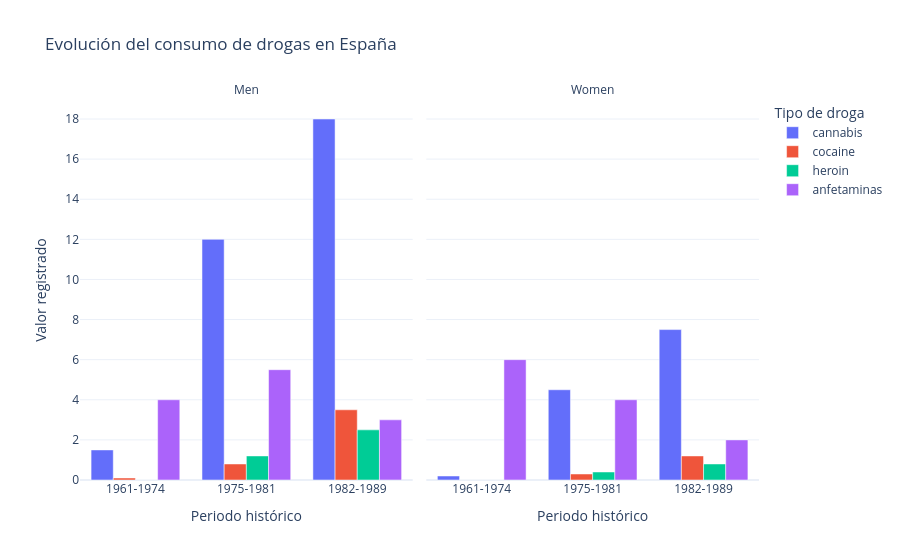

This figure's notebook cell:
### Code cell
df_drogas_largo = df_consumo_drogas_esp.melt(
    id_vars=["periodo", "gender"],
    value_vars=["cannabis","cocaine","heroin","anfetaminas"],
    var_name="droga",
    value_name="consumo"
)

orden_periodos = ["1961-1974","1975-1981","1982-1989"]

fig2 = px.bar(
    df_drogas_largo,
    x="periodo",
    y="consumo",
    color="droga",
    facet_col="gender",
    barmode="group",
    category_orders={
        "periodo": orden_periodos
    },
    title="Evolución del consumo de drogas en España",
    labels={"periodo": "Periodo histórico", "consumo": "Valor registrado", "droga": "Sustancia", "gender": "Sexo"},
    template="plotly_white"
)

fig2.for_each_annotation(lambda a: a.update(text=a.text.split("=")[-1]))

fig2.update_layout(hovermode="x unified", legend_title="Tipo de droga")

fig2.show()

### Figure 1 — Plotly figure (JSON) as saved in the notebook; plotly's stock layout.template omitted (floating-point values rounded to 4 significant figures)
{"data": [{"alignmentgroup": "True", "hovertemplate": "Sustancia=cannabis<br>Sexo=Men<br>Periodo histórico=%{x}<br>Valor registrado=%{y}<extra></extra>", "legendgroup": "cannabis", "marker": {"color": "#636efa", "pattern": {"shape": ""}}, "name": "cannabis", "offsetgroup": "cannabis", "orientation": "v", "showlegend": true, "textposition": "auto", "type": "bar", "x": ["1961-1974", "1975-1981", "1982-1989"], "xaxis": "x", "y": [1.5, 12.0, 18.0], "yaxis": "y"}, {"alignmentgroup": "True", "hovertemplate": "Sustancia=cannabis<br>Sexo=Women<br>Periodo histórico=%{x}<br>Valor registrado=%{y}<extra></extra>", "legendgroup": "cannabis", "marker": {"color": "#636efa", "pattern": {"shape": ""}}, "name": "cannabis", "offsetgroup": "cannabis", "orientation": "v", "showlegend": false, "textposition": "auto", "type": "bar", "x": ["1961-1974", "1975-1981", "1982-1989"], "xaxis": "x2", "y": [0.2, 4.5, 7.5], "yaxis": "y2"}, {"alignmentgroup": "True", "hovertemplate": "Sustancia=cocaine<br>Sexo=Men<br>Periodo histórico=%{x}<br>Valor registrado=%{y}<extra></extra>", "legendgroup": "cocaine", "marker": {"color": "#EF553B", "pattern": {"shape": ""}}, "name": "cocaine", "offsetgroup": "cocaine", "orientation": "v", "showlegend": true, "textposition": "auto", "type": "bar", "x": ["1961-1974", "1975-1981", "1982-1989"], "xaxis": "x", "y": [0.1, 0.8, 3.5], "yaxis": "y"}, {"alignmentgroup": "True", "hovertemplate": "Sustancia=cocaine<br>Sexo=Women<br>Periodo histórico=%{x}<br>Valor registrado=%{y}<extra></extra>", "legendgroup": "cocaine", "marker": {"color": "#EF553B", "pattern": {"shape": ""}}, "name": "cocaine", "offsetgroup": "cocaine", "orientation": "v", "showlegend": false, "textposition": "auto", "type": "bar", "x": ["1961-1974", "1975-1981", "1982-1989"], "xaxis": "x2", "y": [0.0, 0.3, 1.2], "yaxis": "y2"}, {"alignmentgroup": "True", "hovertemplate": "Sustancia=heroin<br>Sexo=Men<br>Periodo histórico=%{x}<br>Valor registrado=%{y}<extra></extra>", "legendgroup": "heroin", "marker": {"color": "#00cc96", "pattern": {"shape": ""}}, "name": "heroin", "offsetgroup": "heroin", "orientation": "v", "showlegend": true, "textposition": "auto", "type": "bar", "x": ["1961-1974", "1975-1981", "1982-1989"], "xaxis": "x", "y": [0.0, 1.2, 2.5], "yaxis": "y"}, {"alignmentgroup": "True", "hovertemplate": "Sustancia=heroin<br>Sexo=Women<br>Periodo histórico=%{x}<br>Valor registrado=%{y}<extra></extra>", "legendgroup": "heroin", "marker": {"color": "#00cc96", "pattern": {"shape": ""}}, "name": "heroin", "offsetgroup": "heroin", "orientation": "v", "showlegend": false, "textposition": "auto", "type": "bar", "x": ["1961-1974", "1975-1981", "1982-1989"], "xaxis": "x2", "y": [0.0, 0.4, 0.8], "yaxis": "y2"}, {"alignmentgroup": "True", "hovertemplate": "Sustancia=anfetaminas<br>Sexo=Men<br>Periodo histórico=%{x}<br>Valor registrado=%{y}<extra></extra>", "legendgroup": "anfetaminas", "marker": {"color": "#ab63fa", "pattern": {"shape": ""}}, "name": "anfetaminas", "offsetgroup": "anfetaminas", "orientation": "v", "showlegend": true, "textposition": "auto", "type": "bar", "x": ["1961-1974", "1975-1981", "1982-1989"], "xaxis": "x", "y": [4.0, 5.5, 3.0], "yaxis": "y"}, {"alignmentgroup": "True", "hovertemplate": "Sustancia=anfetaminas<br>Sexo=Women<br>Periodo histórico=%{x}<br>Valor registrado=%{y}<extra></extra>", "legendgroup": "anfetaminas", "marker": {"color": "#ab63fa", "pattern": {"shape": ""}}, "name": "anfetaminas", "offsetgroup": "anfetaminas", "orientation": "v", "showlegend": false, "textposition": "auto", "type": "bar", "x": ["1961-1974", "1975-1981", "1982-1989"], "xaxis": "x2", "y": [6.0, 4.0, 2.0], "yaxis": "y2"}], "layout": {"annotations": [{"font": {}, "showarrow": false, "text": "Men", "x": 0.245, "xanchor": "center", "xref": "paper", "y": 1, "yanchor": "bottom", "yref": "paper"}, {"font": {}, "showarrow": false, "text": "Women", "x": 0.755, "xanchor": "center", "xref": "paper", "y": 1, "yanchor": "bottom", "yref": "paper"}], "barmode": "group", "hovermode": "x unified", "legend": {"title": {"text": "Tipo de droga"}, "tracegroupgap": 0}, "title": {"text": "Evolución del consumo de drogas en España"}, "xaxis": {"anchor": "y", "categoryarray": ["1961-1974", "1975-1981", "1982-1989"], "categoryorder": "array", "domain": [0, 0.49], "title": {"text": "Periodo histórico"}}, "xaxis2": {"anchor": "y2", "categoryarray": ["1961-1974", "1975-1981", "1982-1989"], "categoryorder": "array", "domain": [0.51, 1], "matches": "x", "title": {"text": "Periodo histórico"}}, "yaxis": {"anchor": "x", "domain": [0, 1], "title": {"text": "Valor registrado"}}, "yaxis2": {"anchor": "x2", "domain": [0, 1], "matches": "y", "showticklabels": false}}}
